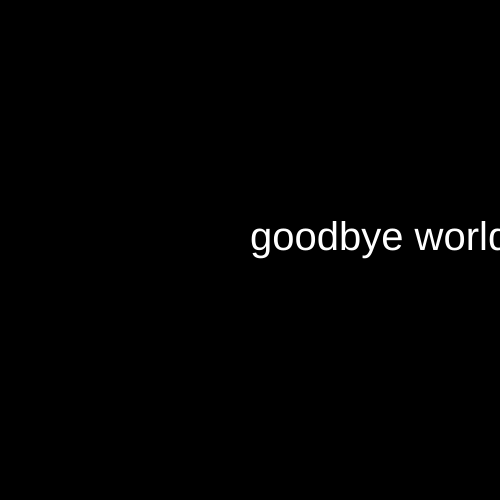
Frame 1 (no input)
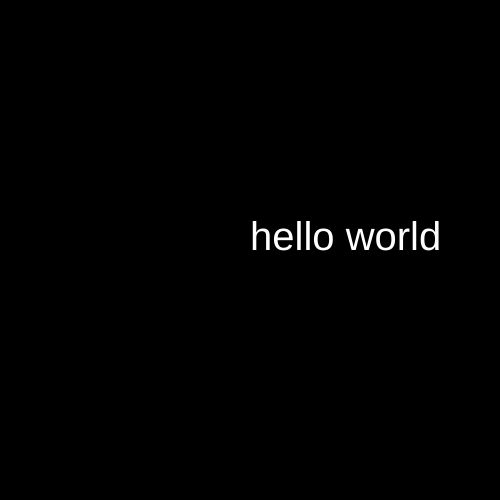
Frame 60 (no input)
Frame 120 (the mouse pressed at the canvas centre since frame 60): identical to frame 60, image omitted

The p5.js sketch that drew these frames (run headless with seeded random() and noise() and a simulated clock; from frame 60 on, the mouse is pressed at the canvas centre):

// p5.js sketch
// ── sketch.js


function setup()
{
    createCanvas(500,500);

    textSize(40);

    console.log(sayHello());
    
}

function draw()
{
    background(0);
    noStroke();
    fill(255);
    text(sayHello(), width/2, height/2);
}


function sayHello()
{
    if(random() > 0.5)
    {
        return "hello world"; 
    } else{
        return "goodbye world"; 
    }

}
